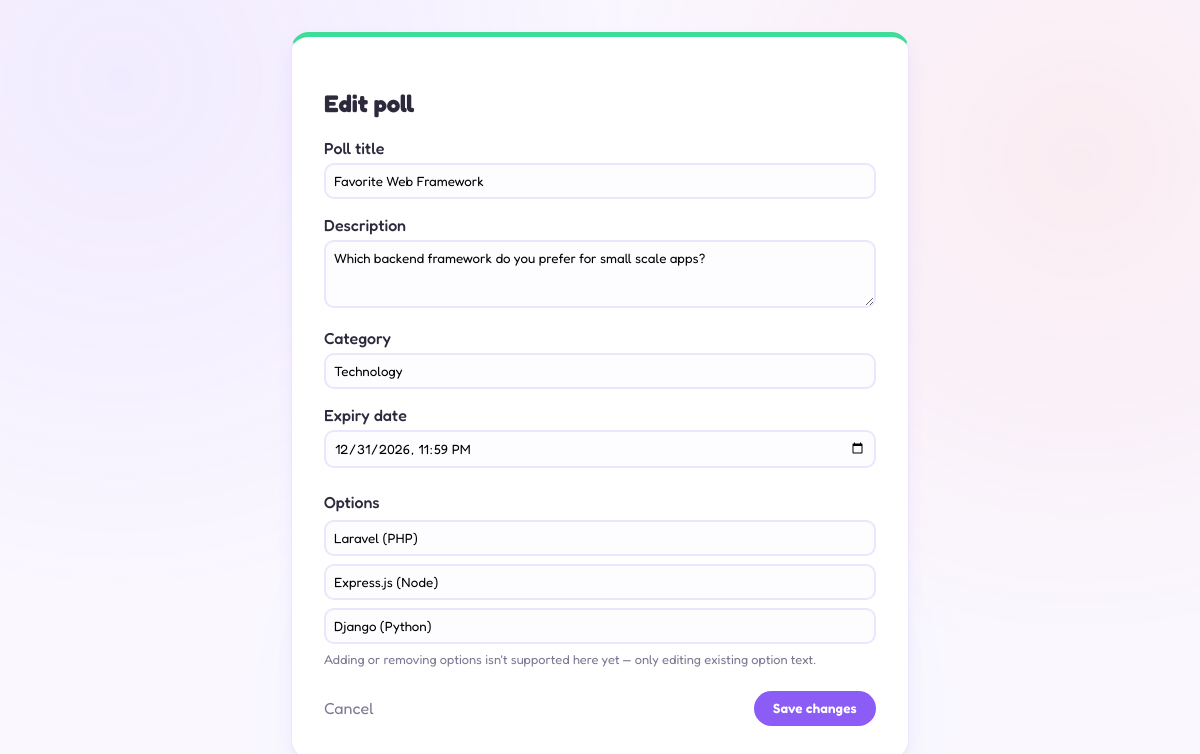
The page /edit-poll.php?id=1 (signed in) on the database its author committed.
### tables this page shows
CREATE TABLE `polls` (
  `id` int(11) NOT NULL,
  `user_id` int(11) NOT NULL,
  `title` varchar(255) NOT NULL,
  `description` text DEFAULT NULL,
  `category` varchar(50) NOT NULL,
  `question_type` enum('single','multiple','rating') NOT NULL,
  `expiry_date` datetime NOT NULL,
  `created_at` timestamp NOT NULL DEFAULT current_timestamp()
);

CREATE TABLE `poll_options` (
  `id` int(11) NOT NULL,
  `poll_id` int(11) NOT NULL,
  `option_text` varchar(255) NOT NULL
);

### edit-poll.php (the view, shortened to what this page needs)
<?php
require_once 'config/database.php';
$poll_id = filter_input(INPUT_GET, 'id', FILTER_VALIDATE_INT);
$pollStmt = $pdo->prepare("SELECT * FROM polls WHERE id = ?");
$pollStmt->execute([$poll_id]);
$poll = $pollStmt->fetch();
$optStmt = $pdo->prepare("SELECT * FROM poll_options WHERE poll_id = ?");
$optStmt->execute([$poll_id]);
$options = $optStmt->fetchAll();
$expiryValue = (new DateTime($poll['expiry_date']))->format('Y-m-d\TH:i');
?>
<!DOCTYPE html>
<html lang="en">
<head>
    <link rel="stylesheet" href="assets/css/style.css">
</head>
<body>
    <div class="container" style="max-width: 650px;">
        <div class="card">
            <h2>Edit poll</h2>
            <form action="api/update_poll.php" method="POST">
                <div style="margin-bottom:1rem;">
                    <label>Poll title</label>
                    <input type="text" name="title" required value="<?= htmlspecialchars($poll['title']) ?>" style="width:100%; padding:8px; margin-top:5px;">
                </div>
                <div style="margin-bottom:1rem;">
                    <label>Description</label>
                    <textarea name="description" rows="3" style="width:100%; padding:8px; margin-top:5px;"><?= htmlspecialchars($poll['description']) ?></textarea>
                </div>
                <div style="margin-bottom:1rem;">
                    <label>Category</label>
                    <input type="text" name="category" required value="<?= htmlspecialchars($poll['category']) ?>" style="width:100%; padding:8px; margin-top:5px;">
                </div>
                <div style="margin-bottom:1.5rem;">
                    <label>Expiry date</label>
                    <input type="datetime-local" name="expiry_date" required value="<?= $expiryValue ?>" style="width:100%; padding:8px; margin-top:5px;">
                </div>
                <div style="margin-bottom:1.5rem;">
                    <label>Options</label>
                    <?php foreach ($options as $opt): ?>
                        <div style="margin-top: 8px;">
                            <input type="text" name="option_text[]" required value="<?= htmlspecialchars($opt['option_text']) ?>" style="width:100%; padding:8px;">
                        </div>
                    <?php endforeach; ?>
                    <p class="text-muted" style="font-size: 0.8rem; margin-top: 8px;">Adding or removing options isn't supported here yet — only editing existing option text.</p>
                </div>
                <div style="display: flex; justify-content: space-between; align-items: center;">
                    <a href="view-poll.php?id=<?= $poll['id'] ?>" style="text-decoration:none;" class="text-muted">Cancel</a>
                    <button type="submit" class="btn">Save changes</button>
                </div>
            </form>
        </div>
    </div>
</body>
</html>

### assets/css/style.css (style rules this page uses)
:root { --bg-primary: #faf7ff; --card-bg: #ffffff; --text-main: #2d2a3d; --accent: #8b5cf6; --accent-hover: #7c3aed; --coral: #ff7d6b; --mint: #3ddc97; --sunny: #ffc857; --border-color: #ece5fb; }
* { box-sizing: border-box; }
body { font-family: 'Fredoka', 'Segoe UI', system-ui, -apple-system, sans-serif; background-color: var(--bg-primary); background-image: radial-gradient(circle at 10% 10%, rgba(139,92,246,0.08), transparent 40%), radial-gradient(circle at 90% 20%, rgba(255,125,107,0.09), transparent 40%), radial-gradient(circle at 50% 90%, rgba(61,220,151,0.08), transparent 40%); color: var(--text-main); margin: 0; padding: 0; animation: pageFadeIn 0.5s ease both; }
.container { max-width: 1000px; margin: 2rem auto; padding: 0 1rem; }
.card { background: var(--card-bg); border-radius: 18px; border: 1px solid var(--border-color); padding: 2rem; box-shadow: 0 8px 20px -6px rgba(139,92,246,0.18); margin-bottom: 1.5rem; border-top: 5px solid var(--mint); transition: transform 0.25s ease, box-shadow 0.25s ease, border-top-color 0.25s ease; animation: fadeInUp 0.5s ease both; }
.btn { position: relative; overflow: hidden; background-color: var(--accent); color: white; padding: 0.6rem 1.2rem; border-radius: 999px; text-decoration: none; border: none; cursor: pointer; font-family: inherit; font-weight: 600; letter-spacing: 0.2px; transition: background-color 0.2s ease, box-shadow 0.2s ease, transform 0.15s ease; display: inline-block; }
.btn::after { content: ""; position: absolute; top: 0; left: -75%; width: 50%; height: 100%; background: linear-gradient(120deg, transparent, rgba(255,255,255,0.35), transparent); transform: skewX(-20deg); transition: left 0.5s ease; }
.text-muted { color: #7d7793; }
input[type="text"], input[type="email"], input[type="password"], input[type="datetime-local"], textarea, select { font-family: inherit; border: 2px solid var(--border-color); border-radius: 10px; transition: border-color 0.2s ease, box-shadow 0.2s ease; background: #fdfcff; }
label { font-weight: 500; color: var(--text-main); }

### rows shown on the page
polls: title "Favorite Web Framework", description "Which backend framework do you prefer for small scale apps?", category "Technology", expiry_date "12/31/2026 23:59"
poll_options: option_text "Laravel (PHP)"
poll_options: option_text "Express.js (Node)"
poll_options: option_text "Django (Python)"
